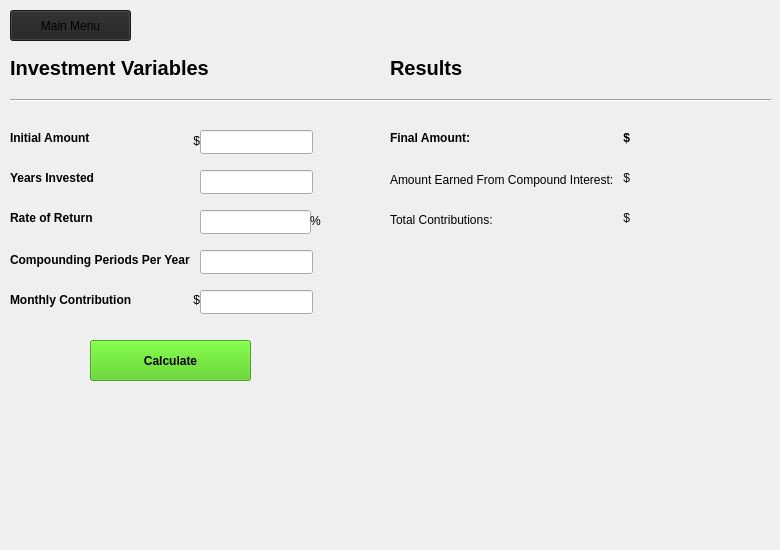
      <widget class="QWidget" name="page4_investingSimulatorPage">
       <widget class="QLineEdit" name="InitialAmountLineEdit">
        <property name="geometry">
         <rect>
          <x>200</x>
          <y>130</y>
          <width>113</width>
          <height>24</height>
         </rect>
        </property>
       </widget>
       <widget class="QLineEdit" name="timeInvestedLineEdit">
        <property name="geometry">
         <rect>
          <x>200</x>
          <y>170</y>
          <width>113</width>
          <height>24</height>
         </rect>
        </property>
       </widget>
       <widget class="QLineEdit" name="interestRateLineEdit">
        <property name="geometry">
         <rect>
          <x>200</x>
          <y>210</y>
          <width>111</width>
          <height>24</height>
         </rect>
        </property>
       </widget>
       <widget class="QLineEdit" name="compoundingFrequencyLineEdit">
        <property name="geometry">
         <rect>
          <x>200</x>
          <y>250</y>
          <width>113</width>
          <height>24</height>
         </rect>
        </property>
       </widget>
       <widget class="QLineEdit" name="monthlyContributionsLineEdit">
        <property name="geometry">
         <rect>
          <x>200</x>
          <y>290</y>
          <width>113</width>
          <height>24</height>
         </rect>
        </property>
       </widget>
       <widget class="QLabel" name="initialAmountLabel">
        <property name="geometry">
         <rect>
          <x>10</x>
          <y>130</y>
          <width>171</width>
          <height>16</height>
         </rect>
        </property>
        <property name="font">
         <font>
          <bold>true</bold>
         </font>
        </property>
        <property name="text">
         <string>Initial Amount</string>
        </property>
       </widget>
       <widget class="QLabel" name="timeInvestedLabel">
        <property name="geometry">
         <rect>
          <x>10</x>
          <y>170</y>
          <width>171</width>
          <height>16</height>
         </rect>
        </property>
        <property name="font">
         <font>
          <bold>true</bold>
         </font>
        </property>
        <property name="text">
         <string>Years Invested</string>
        </property>
       </widget>
       <widget class="QLabel" name="interestRateLabel">
        <property name="geometry">
         <rect>
          <x>10</x>
          <y>210</y>
          <width>171</width>
          <height>16</height>
         </rect>
        </property>
        <property name="font">
         <font>
          <bold>true</bold>
         </font>
        </property>
        <property name="text">
         <string>Rate of Return</string>
        </property>
       </widget>
       <widget class="QLabel" name="compoundingFrequencyLabel">
        <property name="geometry">
         <rect>
          <x>10</x>
          <y>250</y>
          <width>181</width>
          <height>21</height>
         </rect>
        </property>
        <property name="font">
         <font>
          <bold>true</bold>
         </font>
        </property>
        <property name="text">
         <string>&lt;html&gt;&lt;head/&gt;&lt;body&gt;&lt;p&gt;Compounding Periods Per Year&lt;/p&gt;&lt;/body&gt;&lt;/html&gt;</string>
        </property>
       </widget>
       <widget class="QLabel" name="monthlyContributionsLabel">
        <property name="geometry">
         <rect>
          <x>10</x>
          <y>290</y>
          <width>181</width>
          <height>21</height>
         </rect>
        </property>
        <property name="font">
         <font>
          <bold>true</bold>
         </font>
        </property>
        <property name="text">
         <string>&lt;html&gt;&lt;head/&gt;&lt;body&gt;&lt;p&gt;Monthly Contribution&lt;/p&gt;&lt;/body&gt;&lt;/html&gt;</string>
        </property>
       </widget>
       <widget class="QPushButton" name="calculateButton">
        <property name="geometry">
         <rect>
          <x>90</x>
          <y>340</y>
          <width>161</width>
          <height>41</height>
         </rect>
        </property>
        <property name="font">
         <font>
          <bold>true</bold>
         </font>
        </property>
        <property name="styleSheet">
         <string notr="true">QPushButton{
background-color: rgba(70, 200, 10, 0.8);
}

QPushButton:hover{
background-color: rgba(75, 210, 12, 0.8);
}

QPushButton:disabled{
background-color: rgba(70, 200, 10, 50);
}</string>
        </property>
        <property name="text">
         <string>Calculate</string>
        </property>
       </widget>
       <widget class="QLabel" name="finalAmountLabel">
        <property name="geometry">
         <rect>
          <x>390</x>
          <y>130</y>
          <width>171</width>
          <height>16</height>
         </rect>
        </property>
        <property name="font">
         <font>
          <bold>true</bold>
         </font>
        </property>
        <property name="text">
         <string>Final Amount: </string>
        </property>
       </widget>
       <widget class="QLabel" name="earningsFromInterestLabel">
        <property name="geometry">
         <rect>
          <x>390</x>
          <y>170</y>
          <width>231</width>
          <height>20</height>
         </rect>
        </property>
        <property name="text">
         <string>Amount Earned From Compound Interest: </string>
        </property>
       </widget>
       <widget class="QPushButton" name="mainMenuInvestingPageButton">
        <property name="geometry">
         <rect>
          <x>10</x>
          <y>10</y>
          <width>121</width>
          <height>31</height>
         </rect>
        </property>
        <property name="styleSheet">
         <string notr="true">background-color: rgba(35, 35, 35, 1);</string>
        </property>
        <property name="text">
         <string>Main Menu</string>
        </property>
       </widget>
       <widget class="QLabel" name="moneyLabel1">
        <property name="geometry">
         <rect>
          <x>180</x>
          <y>130</y>
          <width>20</width>
          <height>21</height>
         </rect>
        </property>
        <property name="text">
         <string>$</string>
        </property>
        <property name="alignment">
         <set>Qt::AlignRight|Qt::AlignTrailing|Qt::AlignVCenter</set>
        </property>
       </widget>
       <widget class="QLabel" name="moneyLabel2">
        <property name="geometry">
         <rect>
          <x>180</x>
          <y>290</y>
          <width>20</width>
          <height>20</height>
         </rect>
        </property>
        <property name="text">
         <string>$</string>
        </property>
        <property name="alignment">
         <set>Qt::AlignRight|Qt::AlignTrailing|Qt::AlignVCenter</set>
        </property>
       </widget>
       <widget class="QLabel" name="percentLabel1">
        <property name="geometry">
         <rect>
          <x>310</x>
          <y>210</y>
          <width>16</width>
          <height>21</height>
         </rect>
        </property>
        <property name="text">
         <string>%</string>
        </property>
       </widget>
       <widget class="QLabel" name="resultsLabel">
        <property name="geometry">
         <rect>
          <x>390</x>
          <y>60</y>
          <width>91</width>
          <height>16</height>
         </rect>
        </property>
        <property name="font">
         <font>
          <pointsize>15</pointsize>
          <bold>true</bold>
         </font>
        </property>
        <property name="text">
         <string>Results</string>
        </property>
       </widget>
       <widget class="QLabel" name="label_11">
        <property name="geometry">
         <rect>
          <x>390</x>
          <y>210</y>
          <width>191</width>
          <height>20</height>
         </rect>
        </property>
        <property name="text">
         <string>Total Contributions:</string>
        </property>
       </widget>
       <widget class="QLabel" name="totalContributionsDisplayLabel">
        <property name="geometry">
         <rect>
          <x>630</x>
          <y>210</y>
          <width>131</width>
          <height>16</height>
         </rect>
        </property>
        <property name="text">
         <string/>
        </property>
       </widget>
       <widget class="QLabel" name="moneyLabel2_2">
        <property name="geometry">
         <rect>
          <x>610</x>
          <y>210</y>
          <width>20</width>
          <height>16</height>
         </rect>
        </property>
        <property name="text">
         <string>$</string>
        </property>
        <property name="alignment">
         <set>Qt::AlignRight|Qt::AlignTrailing|Qt::AlignVCenter</set>
        </property>
       </widget>
       <widget class="QLabel" name="moneyLabel2_3">
        <property name="geometry">
         <rect>
          <x>610</x>
          <y>170</y>
          <width>20</width>
          <height>16</height>
         </rect>
        </property>
        <property name="text">
         <string>$</string>
        </property>
        <property name="alignment">
         <set>Qt::AlignRight|Qt::AlignTrailing|Qt::AlignVCenter</set>
        </property>
       </widget>
       <widget class="QLabel" name="moneyLabel2_4">
        <property name="geometry">
         <rect>
          <x>610</x>
          <y>130</y>
          <width>20</width>
          <height>16</height>
         </rect>
        </property>
        <property name="font">
         <font>
          <bold>true</bold>
         </font>
        </property>
        <property name="text">
         <string>$</string>
        </property>
        <property name="alignment">
         <set>Qt::AlignRight|Qt::AlignTrailing|Qt::AlignVCenter</set>
        </property>
       </widget>
       <widget class="QLabel" name="amountEarnedFromInterestDisplayLabel">
        <property name="geometry">
         <rect>
          <x>630</x>
          <y>170</y>
          <width>131</width>
          <height>16</height>
         </rect>
        </property>
        <property name="text">
         <string/>
        </property>
       </widget>
       <widget class="QLabel" name="finalAmountDisplayLabel">
        <property name="geometry">
         <rect>
          <x>630</x>
          <y>130</y>
          <width>131</width>
          <height>16</height>
         </rect>
        </property>
        <property name="font">
         <font>
          <bold>true</bold>
         </font>
        </property>
        <property name="text">
         <string/>
        </property>
       </widget>
       <widget class="QLabel" name="resultsLabel_2">
        <property name="geometry">
         <rect>
          <x>10</x>
          <y>60</y>
          <width>241</width>
          <height>16</height>
         </rect>
        </property>
        <property name="font">
         <font>
          <pointsize>15</pointsize>
          <bold>true</bold>
         </font>
        </property>
        <property name="text">
         <string>Investment Variables</string>
        </property>
       </widget>
       <widget class="Line" name="line1_2">
        <property name="geometry">
         <rect>
          <x>10</x>
          <y>90</y>
          <width>761</width>
          <height>20</height>
         </rect>
        </property>
        <property name="orientation">
         <enum>Qt::Horizontal</enum>
        </property>
       </widget>
       <widget class="QLabel" name="compoundVsSimpleInterestGraph">
        <property name="geometry">
         <rect>
          <x>360</x>
          <y>280</y>
          <width>401</width>
          <height>261</height>
         </rect>
        </property>
        <property name="text">
         <string/>
        </property>
       </widget>
      </widget>
